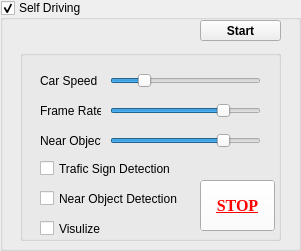
      <widget class="QGroupBox" name="grp_self_driving">
       <property name="geometry">
        <rect>
         <x>290</x>
         <y>30</y>
         <width>301</width>
         <height>251</height>
        </rect>
       </property>
       <property name="title">
        <string>Self Driving</string>
       </property>
       <property name="checkable">
        <bool>true</bool>
       </property>
       <property name="checked">
        <bool>true</bool>
       </property>
       <widget class="QGroupBox" name="grp_selfdriving">
        <property name="geometry">
         <rect>
          <x>20</x>
          <y>50</y>
          <width>261</width>
          <height>191</height>
         </rect>
        </property>
        <property name="title">
         <string/>
        </property>
        <widget class="QSlider" name="bar_self_driving_speed">
         <property name="geometry">
          <rect>
           <x>90</x>
           <y>20</y>
           <width>151</width>
           <height>22</height>
          </rect>
         </property>
         <property name="minimum">
          <number>1</number>
         </property>
         <property name="maximum">
          <number>6</number>
         </property>
         <property name="singleStep">
          <number>1</number>
         </property>
         <property name="value">
          <number>2</number>
         </property>
         <property name="orientation">
          <enum>Qt::Horizontal</enum>
         </property>
        </widget>
        <widget class="QLabel" name="label_35">
         <property name="geometry">
          <rect>
           <x>20</x>
           <y>20</y>
           <width>61</width>
           <height>21</height>
          </rect>
         </property>
         <property name="text">
          <string>Car Speed</string>
         </property>
        </widget>
        <widget class="QCheckBox" name="cbx_detect_sign">
         <property name="geometry">
          <rect>
           <x>20</x>
           <y>110</y>
           <width>141</width>
           <height>17</height>
          </rect>
         </property>
         <property name="text">
          <string>Trafic Sign Detection</string>
         </property>
        </widget>
        <widget class="QSlider" name="bar_self_driving_frame">
         <property name="geometry">
          <rect>
           <x>90</x>
           <y>50</y>
           <width>151</width>
           <height>22</height>
          </rect>
         </property>
         <property name="minimum">
          <number>1</number>
         </property>
         <property name="maximum">
          <number>100</number>
         </property>
         <property name="value">
          <number>78</number>
         </property>
         <property name="orientation">
          <enum>Qt::Horizontal</enum>
         </property>
        </widget>
        <widget class="QLabel" name="label_37">
         <property name="geometry">
          <rect>
           <x>20</x>
           <y>50</y>
           <width>61</width>
           <height>21</height>
          </rect>
         </property>
         <property name="text">
          <string>Frame Rate</string>
         </property>
        </widget>
        <widget class="QSlider" name="bar_self_driving_near_object">
         <property name="geometry">
          <rect>
           <x>90</x>
           <y>80</y>
           <width>151</width>
           <height>22</height>
          </rect>
         </property>
         <property name="minimum">
          <number>1</number>
         </property>
         <property name="maximum">
          <number>100</number>
         </property>
         <property name="value">
          <number>78</number>
         </property>
         <property name="orientation">
          <enum>Qt::Horizontal</enum>
         </property>
        </widget>
        <widget class="QLabel" name="label_38">
         <property name="geometry">
          <rect>
           <x>20</x>
           <y>80</y>
           <width>61</width>
           <height>21</height>
          </rect>
         </property>
         <property name="text">
          <string>Near Object</string>
         </property>
        </widget>
        <widget class="QCheckBox" name="cbx_detect_object">
         <property name="geometry">
          <rect>
           <x>20</x>
           <y>140</y>
           <width>141</width>
           <height>17</height>
          </rect>
         </property>
         <property name="text">
          <string>Near Object Detection</string>
         </property>
        </widget>
        <widget class="QCheckBox" name="cbx_self_driving_visualize">
         <property name="geometry">
          <rect>
           <x>20</x>
           <y>170</y>
           <width>70</width>
           <height>17</height>
          </rect>
         </property>
         <property name="text">
          <string>Visulize</string>
         </property>
        </widget>
        <widget class="QPushButton" name="btn_self_driving_stop">
         <property name="geometry">
          <rect>
           <x>180</x>
           <y>130</y>
           <width>75</width>
           <height>51</height>
          </rect>
         </property>
         <property name="palette">
          <palette>
           <active>
            <colorrole role="Button">
             <brush brushstyle="SolidPattern">
              <color alpha="255">
               <red>255</red>
               <green>255</green>
               <blue>255</blue>
              </color>
             </brush>
            </colorrole>
            <colorrole role="ButtonText">
             <brush brushstyle="SolidPattern">
              <color alpha="255">
               <red>255</red>
               <green>0</green>
               <blue>0</blue>
              </color>
             </brush>
            </colorrole>
           </active>
           <inactive>
            <colorrole role="Button">
             <brush brushstyle="SolidPattern">
              <color alpha="255">
               <red>255</red>
               <green>255</green>
               <blue>255</blue>
              </color>
             </brush>
            </colorrole>
            <colorrole role="ButtonText">
             <brush brushstyle="SolidPattern">
              <color alpha="255">
               <red>255</red>
               <green>0</green>
               <blue>0</blue>
              </color>
             </brush>
            </colorrole>
           </inactive>
           <disabled>
            <colorrole role="Button">
             <brush brushstyle="SolidPattern">
              <color alpha="255">
               <red>255</red>
               <green>255</green>
               <blue>255</blue>
              </color>
             </brush>
            </colorrole>
            <colorrole role="ButtonText">
             <brush brushstyle="SolidPattern">
              <color alpha="255">
               <red>120</red>
               <green>120</green>
               <blue>120</blue>
              </color>
             </brush>
            </colorrole>
           </disabled>
          </palette>
         </property>
         <property name="font">
          <font>
           <family>Georgia</family>
           <pointsize>12</pointsize>
           <weight>75</weight>
           <bold>true</bold>
           <underline>true</underline>
           <strikeout>false</strikeout>
          </font>
         </property>
         <property name="autoFillBackground">
          <bool>true</bool>
         </property>
         <property name="text">
          <string>STOP</string>
         </property>
        </widget>
       </widget>
       <widget class="QPushButton" name="btn_self_driving_start">
        <property name="geometry">
         <rect>
          <x>200</x>
          <y>20</y>
          <width>81</width>
          <height>21</height>
         </rect>
        </property>
        <property name="font">
         <font>
          <weight>75</weight>
          <bold>true</bold>
         </font>
        </property>
        <property name="text">
         <string>Start</string>
        </property>
       </widget>
      </widget>
